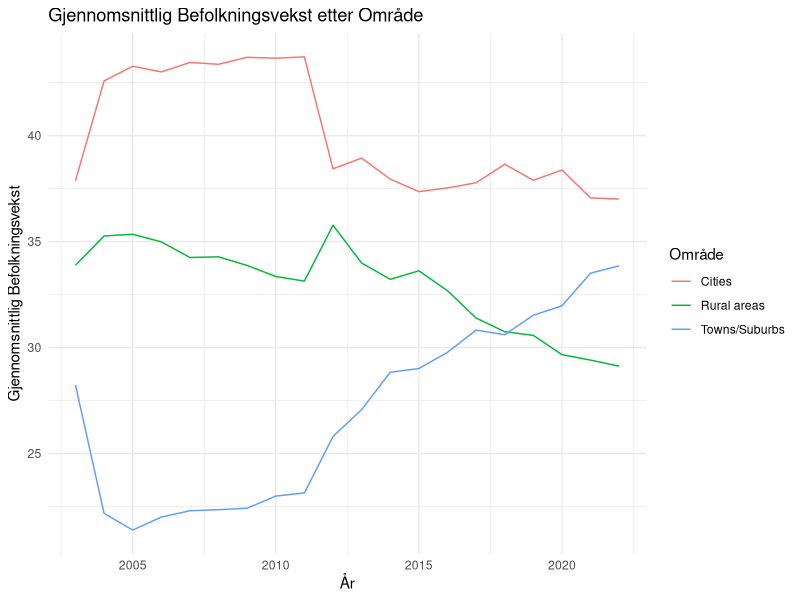

This chart was generated by the following R code: (Note: this script raises an error after producing the figure.)
## ---- chunk 1
#| label: setup 
#| output: false
#| message: false
library(tidyverse)
library(readxl)
library(dplyr)
library(ggplot2)
## ---- chunk 2
data <- read_csv("ilc_lvho01__custom_9371289_linear.csv", 
    locale = locale(date_names = "nb", encoding = "ISO-8859-1"))
View(ilc_lvho01_custom_9371289_linear)
## ---- chunk 3
columns_to_remove <- c("DATAFLOW", "LAST UPDATE", "freq", "incgrp", "building", "unit", "OBS_FLAG")
data <- data[, !(names(data) %in% columns_to_remove)]
## ---- chunk 4
data <- data %>% 
  filter(geo != "LV") |> 
  mutate(deg_urb = case_when(
    deg_urb == "DEG1" ~ "Cities",
    deg_urb == "DEG2" ~ "Towns/Suburbs",
    deg_urb == "DEG3" ~ "Rural areas"
  ))
## ---- chunk 5
data %>%
  group_by(deg_urb, TIME_PERIOD) %>%
  summarise(mean_value = mean(OBS_VALUE)) %>%
  ggplot(aes(x = TIME_PERIOD, y = mean_value, color = deg_urb)) +
  geom_line() +
  labs(title = "Gjennomsnittlig Befolkningsvekst etter Område",
       x = "År",
       y = "Gjennomsnittlig Befolkningsvekst",
       color = "Område") +
  theme_minimal()

## ---- chunk 6
deg1_data <- data |> 
  filter(deg_urb == "Cities")

summary(deg1_data$OBS_VALUE)
## ---- chunk 7
standardavvik_deg1 <- sd(deg1_data$OBS_VALUE)

# Vis resultatet
print(standardavvik_deg1)

## ---- chunk 8
deg3_data <- data |> 
  filter(deg_urb == "Rural areas")

summary(deg3_data$OBS_VALUE)
## ---- chunk 9
standardavvik_deg2 <- sd(deg2_data$OBS_VALUE)

# Vis resultatet
print(standardavvik_deg2)
## ---- chunk 10
deg3_data <- data |> 
  filter(deg_urb == "Rural areas")

summary(deg3_data$OBS_VALUE)
## ---- chunk 11
standardavvik_deg3 <- sd(deg3_data$OBS_VALUE)

# Vis resultatet
print(standardavvik_deg3)
## ---- chunk 12
cities_plot <- data |> 
  filter(deg_urb == "Cities") |> 
  ggplot(aes(x = TIME_PERIOD, y = OBS_VALUE, color = geo)) +
  geom_line() +
  labs(title = "Population Growth Trends in Cities by Country",
       x = "Year",
       y = "Population Growth",
       color = "Country")

print(cities_plot)
## ---- chunk 13
cities_mt_plot <- data |>
  filter(deg_urb == "Cities", geo == "MT") |>
  ggplot(aes(x = "TIME_PERIOD", y = "OBS_VALUE")) +
  geom_line() +
  labs(title = "Population Growth in Cities (MT)",
       x = "Year",
       y = "Population Growth")
## ---- chunk 14
selected_countries <- c("MT", "LU", "NO", "EE")
selected_data <- subset(data, deg_urb == "Cities" & geo %in% selected_countries)

# Lag linjediagram
selected_cities <- ggplot(selected_data, aes(x = TIME_PERIOD, y = OBS_VALUE, group = geo, color = geo)) +
  geom_line() +
  labs(title = "Population Growth in Cities by Selected Countries",
       x = "Time Period",
       y = "Population Growth",
       color = "Country")

# Vis linjediagrammet
print(selected_cities)
## ---- chunk 15
towns_suburbs_plot <- data |> 
  filter(deg_urb == "Towns/Suburbs") |> 
  ggplot(aes(x = TIME_PERIOD, y = OBS_VALUE, color = geo)) +
  geom_line() +
  labs(title = "Population Growth Trends in Towns and Suburbs by Country",
       x = "Year",
       y = "Population Growth",
       color = "Country")

print(towns_suburbs_plot)
## ---- chunk 16
selected_countries_2 <- c("MT", "LU", "NO", "EE")
subset_towns <- subset(data, deg_urb == "Towns/Suburbs" & geo %in% selected_countries_2)

selected_towns <- ggplot(subset_towns, aes(x = TIME_PERIOD, y = OBS_VALUE, group = geo, color = geo)) +
  geom_line() +
  labs(title = "Population Growth in Towns and Suburbs by Selected Countries",
       x = "Time Period",
       y = "Population Growth",
       color = "Country")

print(selected_towns)
## ---- chunk 17
rural_plot <- data |> 
  filter(deg_urb == "Rural areas") |> 
  ggplot(aes(x = TIME_PERIOD, y = OBS_VALUE, color = geo)) +
  geom_line() +
  labs(title = "Population Growth Trends in Rural areas by Country",
       x = "Year",
       y = "Population Growth",
       color = "Country")

print(rural_plot)
## ---- chunk 18
selected_countries_3 <- c("MT", "LU", "NO", "EE")
subset_rural <- subset(data, deg_urb == "Rural areas" & geo %in% selected_countries_3)

selected_rural <- ggplot(subset_rural, aes(x = TIME_PERIOD, y = OBS_VALUE, group = geo, color = geo)) +
  geom_line() +
  labs(title = "Population Growth in Rural areas by Selected Countries",
       x = "Time Period",
       y = "Population Growth",
       color = "Country")

print(selected_rural)
## ---- chunk 19
data1 <- arbeidskraft <- read_csv("arbeidskraft.csv") |> 
  select(arbeidsvekst = OBS_VALUE, geo, age, deg_urb, TIME_PERIOD)

data2 <- arbeidsledighet1 <- read_csv("arbeidsledighet1.csv") |> 
  select(arbeidsledig = OBS_VALUE, geo,age, deg_urb, TIME_PERIOD)

data3 <- huspris <- read_csv("huspris.csv") |> 
  select(huspris = OBS_VALUE, geo, deg_urb, TIME_PERIOD)
## ---- chunk 20
arbeidsvekst <- data1 |>
  filter(age == "Y15-64") |>
  mutate(deg_urb = case_when(
    deg_urb == "DEG1" ~ "Cities",
    deg_urb == "DEG2" ~ "Towns/Suburbs",
    deg_urb == "DEG3" ~ "Rural Areas",
    TRUE ~ as.character(deg_urb)  # Beholder andre verdier uendret
  ))
## ---- chunk 21
arbeidsledige <- data2 |> 
  filter(age == "Y15-64") |>
  mutate(deg_urb = case_when(
    deg_urb == "DEG1" ~ "Cities",
    deg_urb == "DEG2" ~ "Towns/Suburbs",
    deg_urb == "DEG3" ~ "Rural Areas",
    TRUE ~ as.character(deg_urb)  # Beholder andre verdier uendret
  ))
## ---- chunk 22
huspris <- data3 |> 
  mutate(deg_urb = case_when(
    deg_urb == "DEG1" ~ "Cities",
    deg_urb == "DEG2" ~ "Towns/Suburbs",
    deg_urb == "DEG3" ~ "Rural Areas",
    TRUE ~ as.character(deg_urb)  # Beholder andre verdier uendret
  ))
## ---- chunk 23
join <- arbeidsvekst |> 
  left_join(arbeidsledige, join_by(geo, TIME_PERIOD, deg_urb))

join1 <- join |> 
  left_join(huspris, join_by(geo, TIME_PERIOD, deg_urb))

maindata <- join1 |> 
  left_join(data, join_by(geo, TIME_PERIOD, deg_urb))
## ---- chunk 24
maindata <- maindata %>%
  group_by(geo, TIME_PERIOD) %>%
  mutate(arb.ledig.geo.mean = mean(arbeidsledig, na.rm = TRUE), huspris.geo.mean = mean(huspris, na.rm = TRUE), arb.vekst.geo.mena = mean(arbeidsvekst, na.rm = TRUE))

## ---- chunk 25
maindata <- maindata %>%
  mutate(classification = case_when(
    arbeidsledig > arb.ledig.geo.mean & arbeidsvekst > arb.vekst.geo.mena & huspris > huspris.geo.mean ~ "1.høy arbeisledighet, høy arbeidsvekst, høy huspris",
    arbeidsledig > arb.ledig.geo.mean & arbeidsvekst > arb.vekst.geo.mena & huspris <= huspris.geo.mean ~ "2.høy arbeisledighet, høy arbeidsvekst, lav huspris",
    arbeidsledig > arb.ledig.geo.mean & arbeidsvekst <= arb.vekst.geo.mena & huspris > huspris.geo.mean ~ "3.høy arbeisledighet, lav arbeidsvekst, høy huspris",
    arbeidsledig > arb.ledig.geo.mean & arbeidsvekst <= arb.vekst.geo.mena & huspris <= huspris.geo.mean ~ "4.høy arbeisledighet, lav arbeidsvekst, lav huspris",
    arbeidsledig <= arb.ledig.geo.mean & arbeidsvekst > arb.vekst.geo.mena & huspris > huspris.geo.mean ~ "5.lav arbeisledighet, høy arbeidsvekst, høy huspris",
    arbeidsledig <= arb.ledig.geo.mean & arbeidsvekst > arb.vekst.geo.mena & huspris <= huspris.geo.mean ~ "6.lav arbeisledighet, høy arbeidsvekst, lav huspris",
    arbeidsledig <= arb.ledig.geo.mean & arbeidsvekst <= arb.vekst.geo.mena & huspris > huspris.geo.mean ~ "7.lav arbeisledighet, lav arbeidsvekst, høy huspris",
    arbeidsledig <= arb.ledig.geo.mean & arbeidsvekst <= arb.vekst.geo.mena & huspris <= huspris.geo.mean ~ "8. lav arbeisledighet, lav arbeidsvekst, lav huspris",
    TRUE ~ "unknown")
  )
## ---- chunk 26
maindata <- maindata %>%
  mutate(classification_nr = case_when(
    arbeidsledig > arb.ledig.geo.mean & arbeidsvekst > arb.vekst.geo.mena & huspris > huspris.geo.mean ~ "1",
    arbeidsledig > arb.ledig.geo.mean & arbeidsvekst > arb.vekst.geo.mena & huspris <= huspris.geo.mean ~ "2",
    arbeidsledig > arb.ledig.geo.mean & arbeidsvekst <= arb.vekst.geo.mena & huspris > huspris.geo.mean ~ "3",
    arbeidsledig > arb.ledig.geo.mean & arbeidsvekst <= arb.vekst.geo.mena & huspris <= huspris.geo.mean ~ "4",
    arbeidsledig <= arb.ledig.geo.mean & arbeidsvekst > arb.vekst.geo.mena & huspris > huspris.geo.mean ~ "5",
    arbeidsledig <= arb.ledig.geo.mean & arbeidsvekst > arb.vekst.geo.mena & huspris <= huspris.geo.mean ~ "6",
    arbeidsledig <= arb.ledig.geo.mean & arbeidsvekst <= arb.vekst.geo.mena & huspris > huspris.geo.mean ~ "7",
    arbeidsledig <= arb.ledig.geo.mean & arbeidsvekst <= arb.vekst.geo.mena & huspris <= huspris.geo.mean ~ "8",
    TRUE ~ "unknown")
  )
